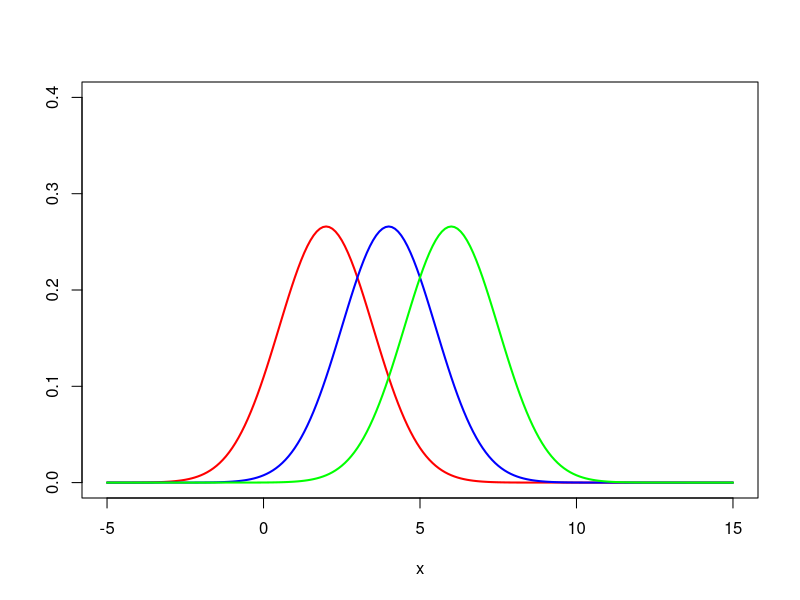
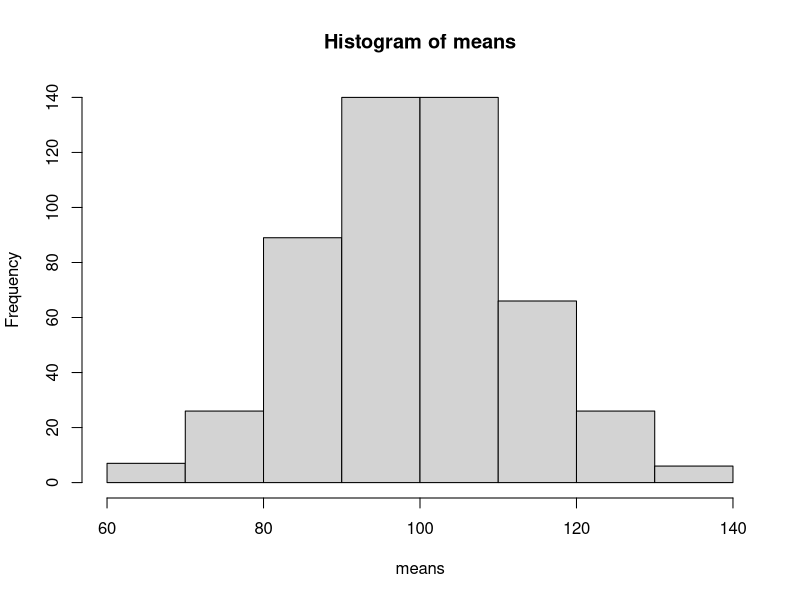
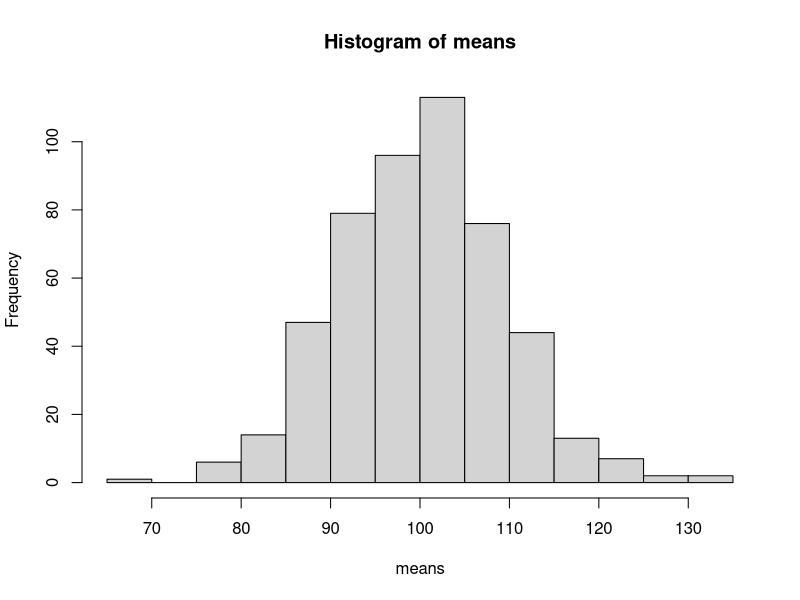
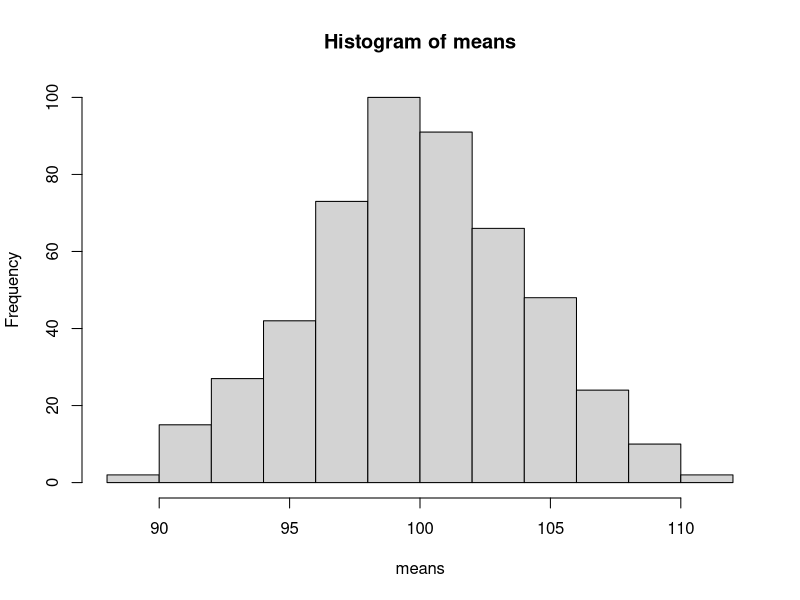
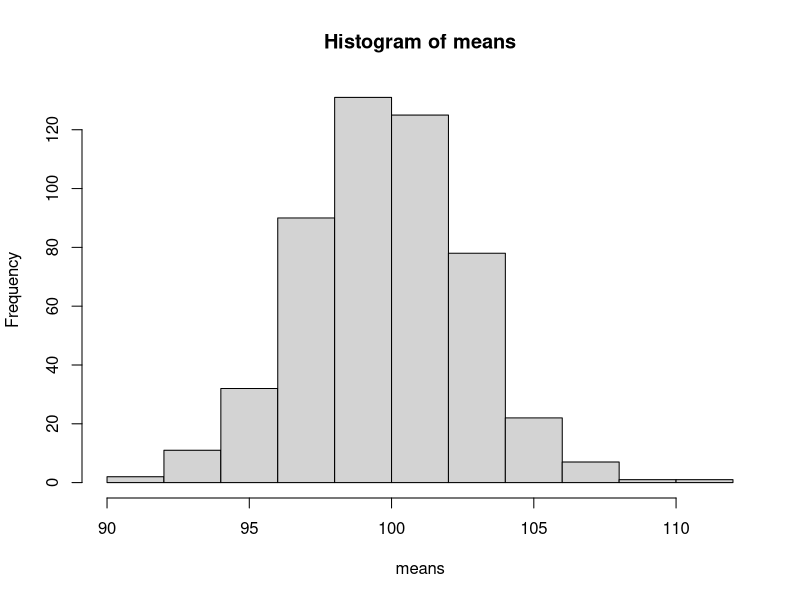
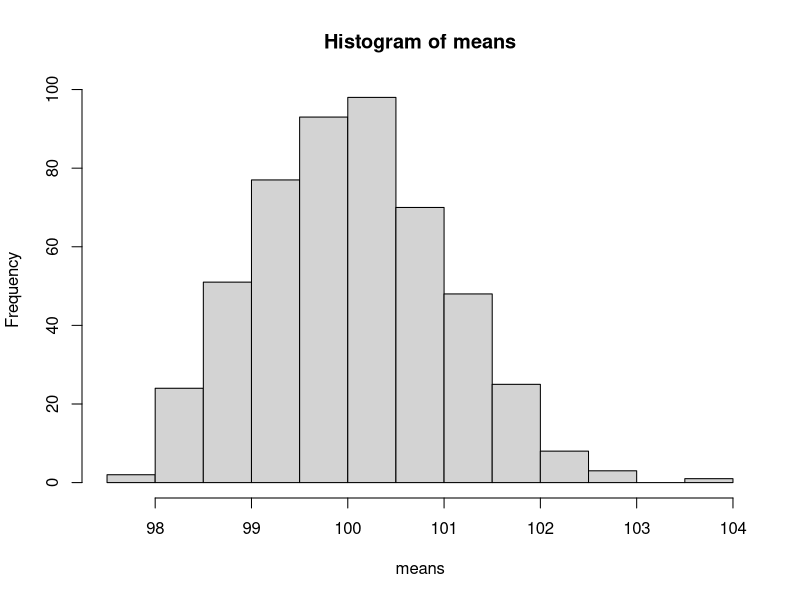

Recreate these plots in R, in order. (Note: this script raises an error after producing the figures.)
# HW 3—Eco stats
# 10 Feb 2021—David S. Mason
# Q3 ####
x <- seq(-5, 15, 0.1)

plot(x, dnorm(x, mean = 2, sd = 1.5), type = "l",
     ylim = c(0, 0.4), ylab = "", lwd = 2, col = "red")
lines(x, dnorm(x, mean = 4, sd = 1.5), col = "blue", lty = 1, lwd = 2)
lines(x, dnorm(x, mean = 6, sd = 1.5), col = "green", lty = 1, lwd = 2)

Mean <- 21.37
Sd <- 4.55

pnorm(30, Mean, Sd) - pnorm(20, Mean, Sd) 
# 0.5893969 or 58.94% of ACT test scores between 20-30
# Q4 ####
samp <- c(5,10,50,100,1000)

for(j in 1:length(samp)){
	mat <- matrix(ncol = samp[j], nrow = 500)
	means <- vector()
			for(i in 1:500){
				mat[i,] <- rnorm(n = samp[j], mean = 100, sd = 30)
				means[i] <- mean(mat[i,]) # a
			}
	hist(means) # b
}
# c = larger numbers of trials get closer to expected mean
# d = the theoretical mean of the sampling mean is the population mean?
# d = PDF of sampling distribution approaches normal distribution at large sample sizes

# 6 ####
d <- c(200, 183, 171, 154, 140, 128, 113, 97, 87, 84, 71,
			 66, 61, 58, 53, 48, 46, 43, 40, 35, 33, 31, 28, 26)
a <- c(200,200,183,171, 154, 140, 128, 113, 97, 87, 84, 71,
			 66, 61, 58, 53, 48, 46, 43, 40, 35, 33, 31, 28)
all.p <- vector()

for(i in 1:length(d)){
	all.p[i] <- d[i]/a[i]
}

mean(all.p)

d <- vector()
pop <- 200
p <- 0.90

for(i in 1:24){
	pop <- rbinom(1,pop,p)
	d[i] <- pop
}

for(j in 1:2000){
	mat <- matrix(nrow = 2000, ncol = 24)
	means <- vector()
	pop <- 200
		for(i in 1:24){
		pop <- rbinom(1,pop,p)
		mat[i] <- pop/pop # wrong
		means[i] <- mean(mat[i,])
		}
	hist(means)
}

